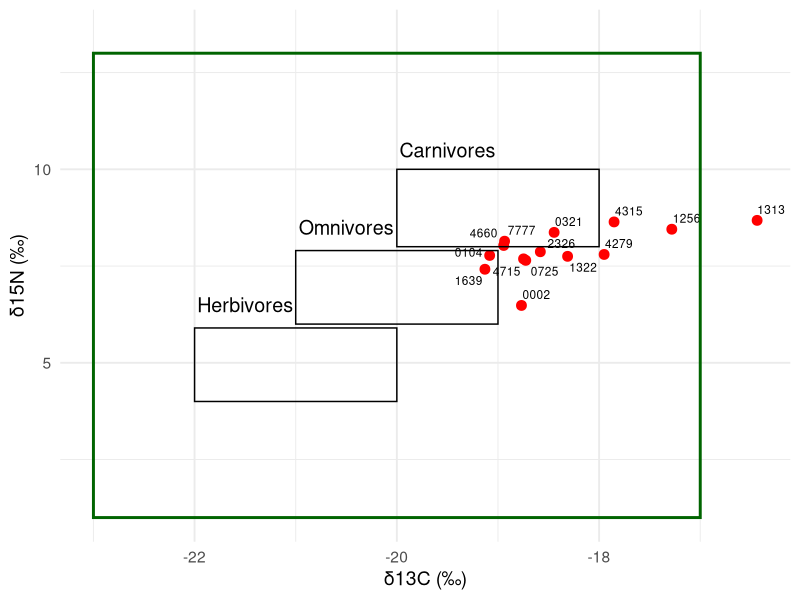
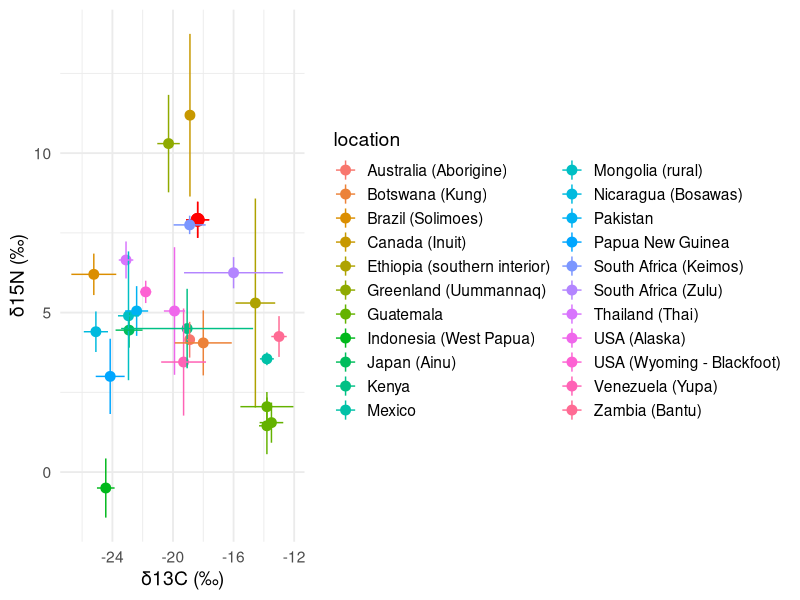
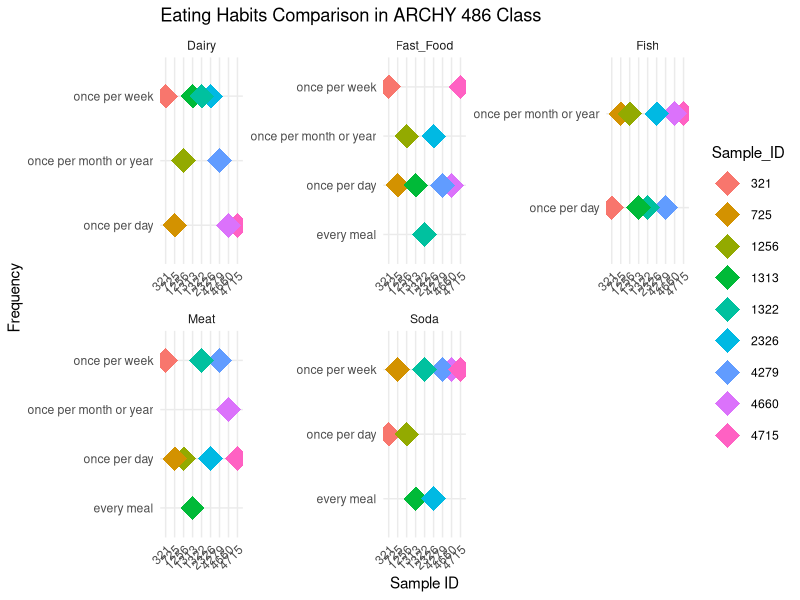
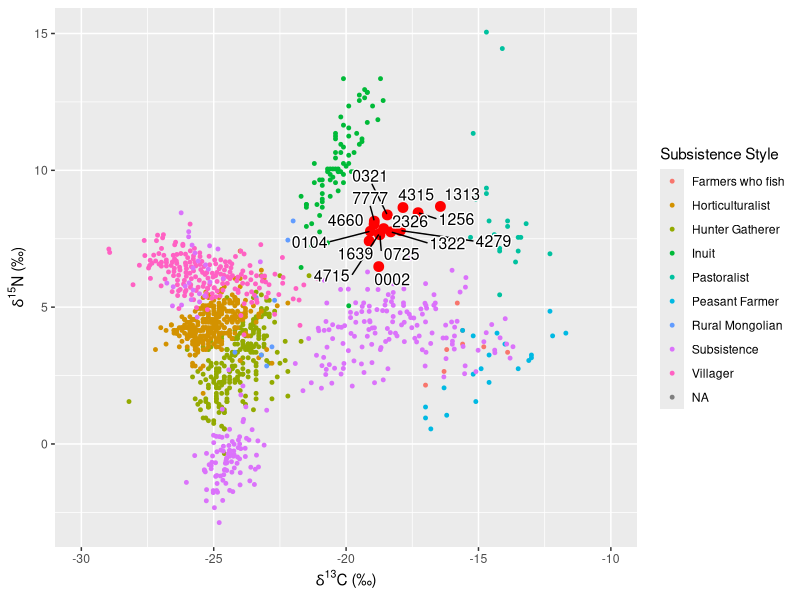
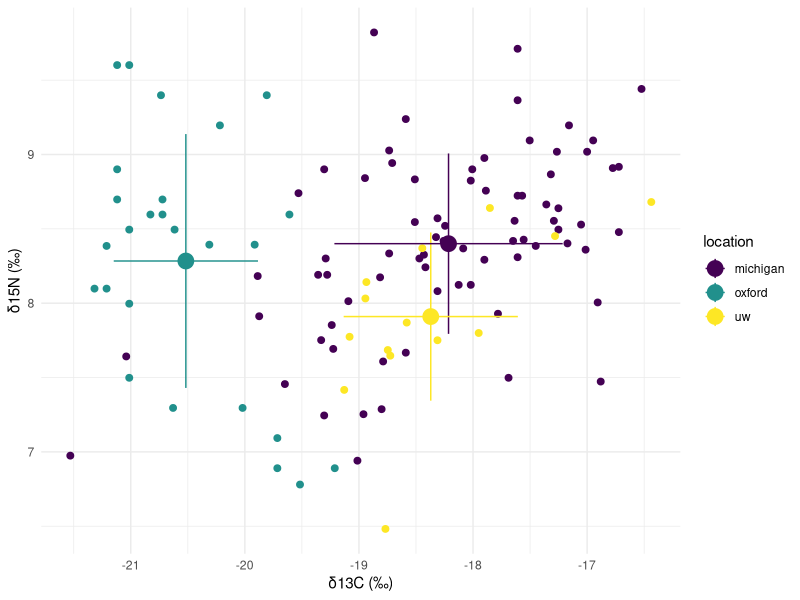
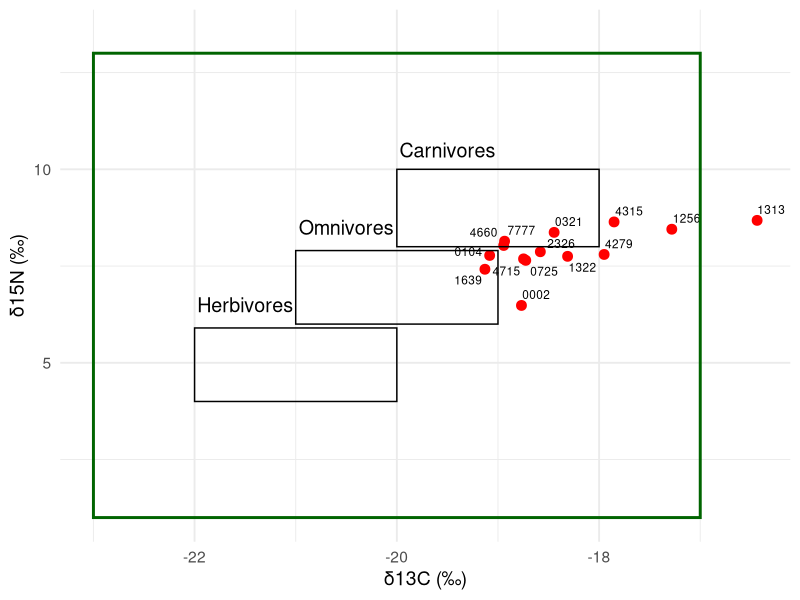
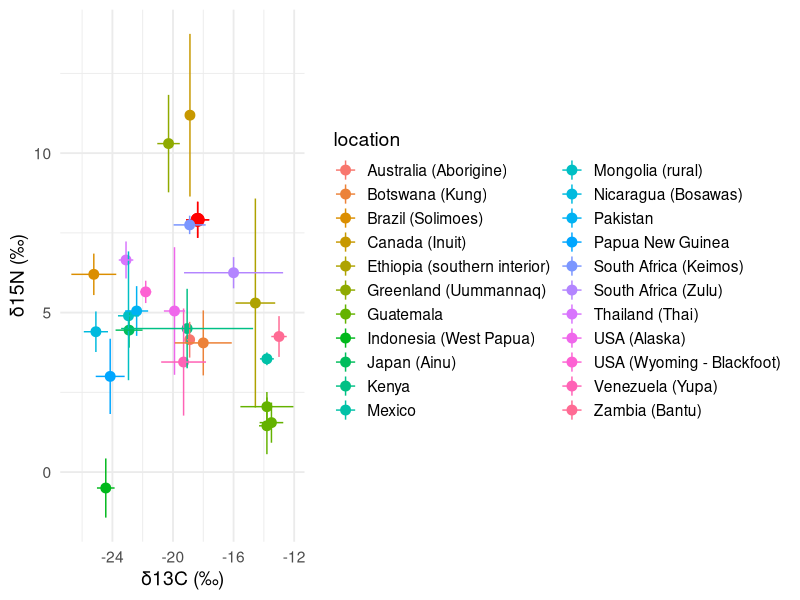
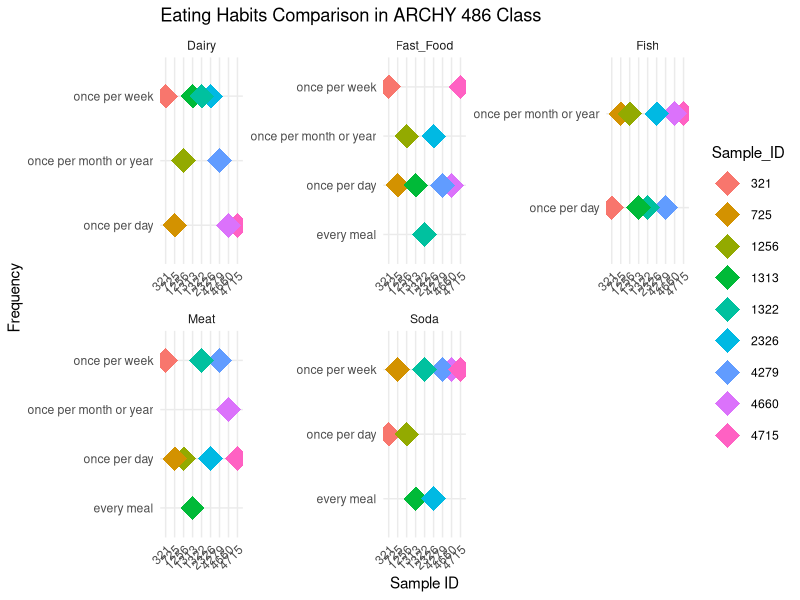

Write the R code that produced these figures, in order.
## ---- chunk 1
# Loading Packages
library(tidyverse)
library(readxl)
library(dplyr)
library(ggrepel)
library(here)
## ---- chunk 2
# read sample and global data into variables

sample_data <- 
  read_csv("data/sample_CN.csv")

global_data_indiv <- 
  read_excel("data/Global N15 Values.xlsx", 
             sheet ="Modern subsistence ind.")

global_data_av <- 
  read_excel("data/Global N15 Values.xlsx", 
             sheet ="modern subsistence averages") %>% 
  drop_na(`δ13C_MDE (‰)`)

# read in British and Michigan Data

British_data <- read_csv("data/British.csv",
                         col_names = FALSE)

Michigan_data <- read_csv("data/Michigan_dataset .csv",
                         col_names = FALSE)
  

## ---- chunk 3
#| label: fig-1
#| fig-cap: "Scatterplot of individual δ15N (‰) and δ13C (‰) Archy 486 sample ID’s grouped by C3 Terrestrial Ecosystem and individual diet classification (Müldner, G. (2018). Plot produced by Anne and Aoife. "
  # plot our hair data
library(ggrepel)
ggplot(sample_data) +
  geom_point(aes(x = d.13C.12C.VPDB ,
                 y = d.15N.14N.air), 
             size = 3,
             colour="red") +
  # label each data point with sample ID
  geom_text_repel(
    aes(x = `d.13C.12C.VPDB`,
        y = `d.15N.14N.air`,
        label = Identifier.1),
    size=3,
    # label all ID's despite overlap
    max.overlaps = Inf) +
  # label x and y axis for consistency with other plots
  labs(x = "δ13C (‰)",
       y = "δ15N (‰)",
       size=3,
       linewidth=2)+
  # create outlines for herbivores, omnivores, carnivores using parameters from Müldner, G. (2018).
  annotate(
    "rect",
    xmin = c(-22, -21, -20),
    xmax = c(-20, -19, -18),
    ymin = c(4, 6, 8),
    ymax = c(5.9, 7.9, 10),
    fill = NA,
    color = "black",
    linewidth=0.5
  ) +
  # create outline for "Terrestrial C3 Ecosystem" for context on graph.
  annotate(
    "rect",
    xmin = c(-23),
    xmax = c(-17),
    ymin = c(1),
    ymax = c(13),
    color = "Dark Green",
    fill = NA,
    linewidth=1
  ) +
  # label all outlines for context and clarity
  annotate(
    "text",
    x = -20,
    y = 13.5,
    label = "",
    color = "Dark Green",
    parse = TRUE,
    size=5
  ) +
  annotate(
    "text",
    x = -21.5,
    y = 6.5,
    label = "Herbivores",
    parse = TRUE,
    size=5
  ) +
  annotate(
    "text",
    x = -20.5,
    y = 8.5,
    label = "Omnivores",
    parse = TRUE,
    size=5
  ) +
  annotate(
    "text",
    x = -19.5,
    y = 10.5,
    label = "Carnivores",
    parse = TRUE,
    size=5
  ) +
  theme_minimal(base_size = 14)
# +
 #scale_x_continuous(sec.axis = dup_axis(
    #name = "% C4")) +
  #labs(title = "Comparing Archy 486 Samples to Trophic Levels in a Terrestrial C3 Ecosystem") 


ggsave(here("figures",
            "trophic_level.png"),
       bg ="white",
       h = 5, # experiment with h and w to get the right size and proportion
       w = 9,
       units = "in",
       dpi = 900) # make the image nice and crisp))

## ---- chunk 4

global_data <- 
  read_excel("data/Global N15 Values.xlsx",
             sheet = "Modern subsistence ind.")
global_values <- 
  read_excel("data/Global N15 Values.xlsx",
             sheet = "Modern non subsistence averages")

global_subsistence_values <- 
  read_excel("data/Global N15 Values.xlsx",
    sheet = "modern subsistence averages")
## ---- chunk 5
global_subsistence_values_labs <-
  global_subsistence_values %>%
  select(`location`, `δ15N_MDE (‰)`, `SD...6`, `δ13C_MDE (‰)`, `SD...4` ) %>%
  group_by(`location`) %>%
  drop_na()

# rename col
renamed_subsistence <-
global_subsistence_values_labs %>%
  rename(`δ13C (‰)` = `δ13C_MDE (‰)`,
         `δ15N (‰)` = `δ15N_MDE (‰)`) %>%
drop_na()

# select relevant columns from our data
sample_data_perc <-
sample_data %>%
  select(`Identifier.1`, `d.13C.12C.VPDB`, `d.15N.14N.air`) %>% 
  group_by(`Identifier.1`)
  

# select relevant columns from global data
global_values_perc <-
global_values %>%
  select(`location...1`, `δ15N_MDE (‰)`, `δ13C_MDE (‰)`) %>%
  group_by(`location...1`) %>%
  drop_na()

# rename columns from our data
sample_data_perc_lab <-
sample_data_perc %>%
  rename(`δ13C (‰)` = `d.13C.12C.VPDB`,
         `δ15N (‰)` = `d.15N.14N.air`)

 # create a df for the means of `δ13C (‰)` `δ15N (‰)` ratios for class and global data

 `δ13C (‰)` <-
   mean(sample_data_perc_lab$`δ13C (‰)`)
`δ15N (‰)`<-
   mean(sample_data_perc_lab$`δ15N (‰)`)
 
 Statistics_isotopes <- data.frame(means = c("mean_C13", "mean_N15"), Statistics = c(`δ13C (‰)`, `δ15N (‰)`))

mean_sd_C13 <-
  sd(sample_data_perc_lab$`δ13C (‰)`)
mean_sd_N15 <-
  sd(sample_data_perc_lab$`δ15N (‰)`)

# create a class data average dataframe
Stats_isotopes <-
  Statistics_isotopes %>% 
  mutate(mean_sd_C13, mean_sd_N15)

# rename columns in global averages dataframe
global_values_perc_lab <-
global_values_perc %>%
  rename(`δ13C (‰)` = `δ13C_MDE (‰)`,
         `δ15N (‰)` = `δ15N_MDE (‰)`)
  
## ---- chunk 6
#| label: fig-standard-13C-15N
#| fig-cap: "Average δ15N (‰) and δ13C (‰) for class hair samples with line range for standard deviation relative to modern global subsistence average δ15N (‰) and δ13C (‰) with line range for standard deviation (Bird et al. 2021). Plot produced by Aoife and Anne."

library(ggrepel)
ggplot() +
  # our data plot
  geom_point(data = Stats_isotopes,
             aes(x = `δ13C (‰)`,
                 y = `δ15N (‰)`),
             size = 4,
              color = "red") +
  # our error bar
    geom_linerange(data =  Statistics_isotopes,
                (aes(x = `δ13C (‰)`,
                y = `δ15N (‰)` ,
                ymin=`δ15N (‰)` -1*mean_sd_N15, 
                ymax=`δ15N (‰)` +1*mean_sd_N15)),
              color = "red") +
    # our error bar
    geom_linerange(data =  Statistics_isotopes,
                (aes(x = `δ13C (‰)`,
                y = `δ15N (‰)` ,
                xmin=`δ13C (‰)` -1*mean_sd_C13, 
                xmax=`δ13C (‰)` +1*mean_sd_C13)),
              color = "red") +
  # plot global data
  geom_point(data = renamed_subsistence,
             aes(x = `δ13C (‰)`,
                 y = `δ15N (‰)`,
                 color = `location`), 
             size = 3) +
  geom_linerange(data = renamed_subsistence,
                (aes(x = `δ13C (‰)`,
                y = `δ15N (‰)` ,
                ymin=`δ15N (‰)` -1*SD...6, 
                ymax=`δ15N (‰)` +1*SD...6, 
                color = `location`))) +
  geom_linerange(data = renamed_subsistence,
                (aes(x = `δ13C (‰)`,
                y = `δ15N (‰)` ,
                xmin=`δ13C (‰)` -1*SD...4, 
                xmax=`δ13C (‰)` +1*SD...4, 
                color = `location`))) +
  theme_minimal(base_size = 14)

ggsave(here("figures", 
            "geography.png"),
       bg ="white",
       h = 5, # experiment with h and w to get the right size and proportion
       w = 9,
       units = "in",
       dpi = 900) # make the image nice and crisp))

## ---- chunk 7
eating_habits_data <- read_excel("data/Food Survey Responses-2.xlsx")

## ---- chunk 8
eating_habits_data %>%
group_by(sample_id)
## ---- chunk 9

# skipping for now

#| label: fig-food-survey
#| fig-cap: "Eating habits surveyed by Archy 486 students Sample ID numbers. Plot produced by Jesus and Zach."

meat_column <- rep(eating_habits_data$meat_q, each = 9)
fish_column <- rep(eating_habits_data$fish_q, each = 9)
dairy_column <- rep(eating_habits_data$dairy_q, each = 9)
soda_column <- rep(eating_habits_data$soda_q, each = 9)
fast_food_column <- rep(eating_habits_data$fastfood_q, each = 9)

sample_id_column <- rep(eating_habits_data$sample_id, each = 9)

data <- data.frame(
  Question = rep(c("Meat", "Fish", "Dairy", "Soda", "Fast_Food"), each = 9),
  Frequency = c(meat_column, fish_column, dairy_column, soda_column, fast_food_column),
  Sample_ID = factor(sample_id_column))

unique_sample_ids <- unique(data$Sample_ID)

color_palette <- colorRampPalette(c("red", "blue", "green", "purple", "orange"))(length(unique_sample_ids))

ggplot(data, aes(x = Sample_ID, y = Frequency, color = Sample_ID)) +
  geom_point(stat = "identity", position = "dodge", size = 8, shape = 18) +
  labs(title = "Eating Habits Comparison in ARCHY 486 Class",
       x = "Sample ID",
       y = "Frequency") +
  scale_fill_manual(values = setNames(color_palette, unique_sample_ids)) +
  facet_wrap(~Question, scales = "free") +
  theme_minimal() +
  theme(axis.text.x = element_text(angle = 45, hjust = 1))
ggsave(here("analysis",
            "figures", 
            "survey_results.png"),
       bg ="white",
       h = 15, # experiment with h and w to get the right size and proportion
       w = 25,
       units = "in",
       dpi = 900) # make the image nice and crisp))


## ---- chunk 10
# subsistence type
# label not aligning with dots
# redo


#fixing typos in original global data dataset!!!
global_data_renamed <- global_data %>% 
 rename(`Subsistence Style` = `subsistence style`) 


  global_data_right <- global_data_renamed %>% 
  mutate("Subsistence Style" = case_when(
    `Subsistence Style` == "innuit" ~ "Inuit",
    `Subsistence Style` == "rural mongolian" ~ "Rural Mongolian",
    `Subsistence Style` == "Farmers who fish" ~ "Farmers who fish",
    `Subsistence Style` == "villagers" ~ "Villager",
    `Subsistence Style` == "subsistence" ~ "Subsistence",
    `Subsistence Style` == "Pastoralist" ~ "Pastoralist",
    `Subsistence Style` == "Peasant Farmer" ~ "Peasant Farmer",
    `Subsistence Style` == "hunter gatherer" ~ "Hunter Gatherer",
    `Subsistence Style` == "horticulturalists" ~ "Horticulturalist"
))
  
  ###
  
ggplot() +
  geom_point(data = sample_data,
             aes(x = `d.13C.12C.VPDB`, 
                 y = `d.15N.14N.air`),
             size = 3,
             colour = "red") +
  geom_point(data = global_data_right,
             aes(x = `δ13C_MDE (‰)`, 
                 y = `δ15N_MDE (‰)`,
                 colour = `Subsistence Style`),
             size=1) +
  geom_text_repel(data = sample_data,
             aes(x = `d.13C.12C.VPDB`, 
                 y = `d.15N.14N.air`,
                 label = Identifier.1),
             # label all ID's despite overlap
             max.overlaps = Inf,
             size = 4,
             bg.color = "white",
             bg.r = 0.1) +
  xlim(-30,-10) +
  xlab(expression(italic(delta)^13*C*" (‰)")) +
  ylab(expression(italic(delta)^15*N*" (‰)")) 


  ggsave(here("figures", 
            "subsistence_style.png"),
       bg ="white",
       h = 5, # experiment with h and w to get the right size and proportion
       w = 9,
       units = "in",
       dpi = 900) # make the image nice and crisp))

## ---- chunk 11
# British and Michigan comparison
color_palette <- colorRampPalette(c("red", "blue", "green", "purple", "orange"))

british_and_american_raw <- 
bind_rows(list( oxford = British_data,
                michigan = Michigan_data),
          .id = "location") %>% 
    rename("δ13C (‰)" = X1, 
         "δ15N (‰)" = X2) %>% 
  bind_rows(

sample_data %>% 
  select(`δ13C (‰)` = `d.13C.12C.VPDB`, 
         `δ15N (‰)` = `d.15N.14N.air`) %>% 
  mutate(location = 'uw')
)
  
# find mean and sds

british_and_american_means_and_sd <- 
  british_and_american_raw %>% 
  group_by(location) %>% 
  summarise(mean_C = mean(`δ13C (‰)`),
            mean_N = mean(`δ15N (‰)`),
            sd_C =   sd(`δ13C (‰)`),
            sd_N =   sd(`δ15N (‰)`))

#### need help fixing colors and standard error bar for British average

ggplot() +
  theme_minimal() +
  # individual data points
  geom_point(data = british_and_american_raw,
             aes(x = `δ13C (‰)`, 
                 y = `δ15N (‰)`,
                 colour = location),
             size = 2) +
  # mean data points 
  geom_point(data = british_and_american_means_and_sd,
             aes(x = mean_C, 
                 y = mean_N,
                 colour = location),
             size = 5) +
  # error bars
   geom_linerange(data =  british_and_american_means_and_sd,
                (aes(x = mean_C,
                     y = mean_N ,
                 colour = location,
                ymin= mean_N -1* sd_N, 
                ymax=mean_N  +1* sd_N))) +
     geom_linerange(data =  british_and_american_means_and_sd,
                (aes(x = mean_C,
                     y = mean_N ,
                 colour = location,
                xmin= mean_C -1*  sd_C, 
                xmax= mean_C  +1* sd_C))) +
  scale_colour_viridis_d()
  scale_color_brewer(palette = "Dark2")
  
  
 ggsave(here("figures", 
            "compared_study.png"),
       bg ="white",
       h = 5, # experiment with h and w to get the right size and proportion
       w = 9,
       units = "in",
       dpi = 900) # make the image nice and crisp))
